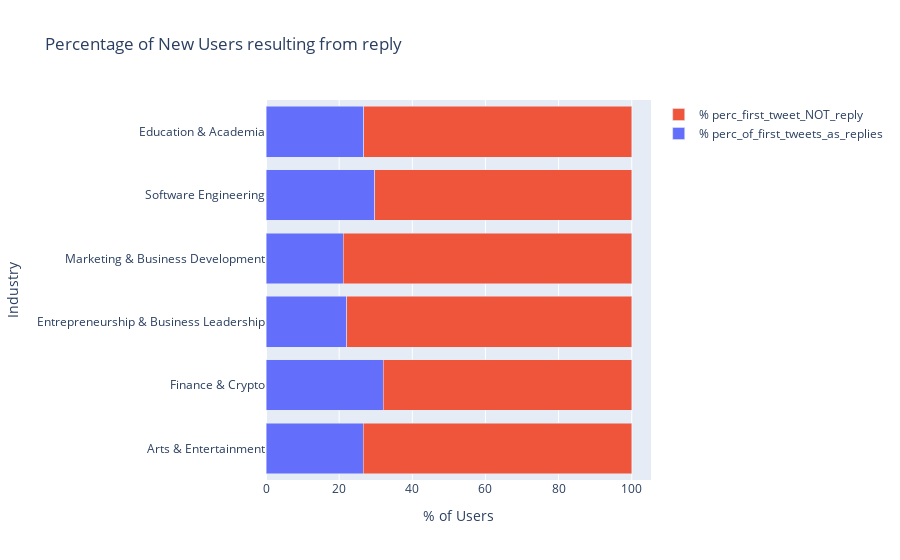

Notebook code for this chart:
### Code cell
# create a horizontal bar chart with plotly
fig = go.Figure()
fig.add_trace(go.Bar(
    y=ratios_df['industry'],
    x=ratios_df['perc_of_first_tweets_as_replies'],
    name='% perc_of_first_tweets_as_replies',
    orientation='h',
))
fig.add_trace(go.Bar(
    y=ratios_df['industry'],
    x=ratios_df['perc_first_tweet_NOT_reply'],
    name='% perc_first_tweet_NOT_reply',
    orientation='h',
))

# set the layout of the plot
fig.update_layout(
    title='Percentage of New Users resulting from reply',
    xaxis_title='% of Users',
    yaxis_title='Industry',
    barmode='stack',
)

# show the plot
fig.show()

### Figure 1 — Plotly figure (JSON) as saved in the notebook; plotly's stock layout.template omitted (floating-point values rounded to 4 significant figures)
{"data": [{"name": "% perc_of_first_tweets_as_replies", "orientation": "h", "type": "bar", "x": [26.54, 32.04, 22.12, 21.15, 29.71, 26.7], "y": ["Arts & Entertainment", "Finance & Crypto", "Entrepreneurship & Business Leadership", "Marketing & Business Development", "Software Engineering", "Education & Academia"]}, {"name": "% perc_first_tweet_NOT_reply", "orientation": "h", "type": "bar", "x": [73.46, 67.96, 77.88, 78.85, 70.29, 73.3], "y": ["Arts & Entertainment", "Finance & Crypto", "Entrepreneurship & Business Leadership", "Marketing & Business Development", "Software Engineering", "Education & Academia"]}], "layout": {"barmode": "stack", "title": {"text": "Percentage of New Users resulting from reply"}, "xaxis": {"title": {"text": "% of Users"}}, "yaxis": {"title": {"text": "Industry"}}}}
